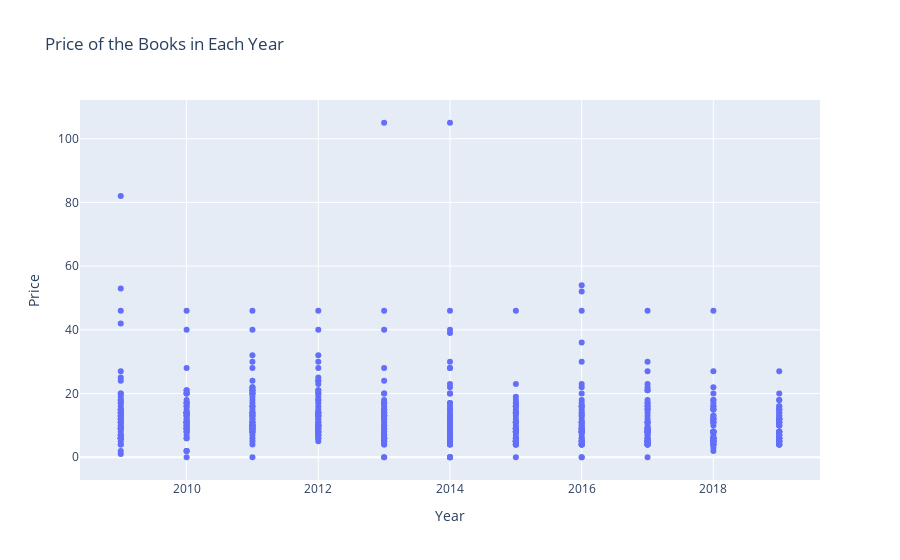

Notebook source saved alongside this figure:
### Markdown cell above
**Price of Books in Each Year**

### Code cell
fig = px.scatter(df, x='Year', y='Price', title='Price of the Books in Each Year' ,hover_data = df[['Name','Author']])
fig.show()

### Figure 1 — Plotly figure (JSON) as saved in the notebook; plotly's stock layout.template omitted (floating-point values rounded to 4 significant figures; data arrays with more than 128 entries replaced by an {"elided": "..."} marker saying what was removed)
{"data": [{"customdata": {"elided": "550x2 str values"}, "hovertemplate": "Year=%{x}<br>Price=%{y}<br>Name=%{customdata[0]}<br>Author=%{customdata[1]}<extra></extra>", "legendgroup": "", "marker": {"color": "#636efa", "symbol": "circle"}, "mode": "markers", "name": "", "orientation": "v", "showlegend": false, "type": "scatter", "x": {"elided": "550 int values"}, "xaxis": "x", "y": {"elided": "550 int values"}, "yaxis": "y"}], "layout": {"legend": {"tracegroupgap": 0}, "title": {"text": "Price of the Books in Each Year"}, "xaxis": {"anchor": "y", "domain": [0, 1], "title": {"text": "Year"}}, "yaxis": {"anchor": "x", "domain": [0, 1], "title": {"text": "Price"}}}}
